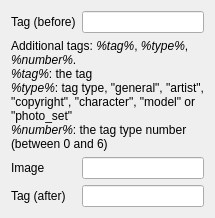
      <widget class="QWidget" name="pageCommands">
       <layout class="QFormLayout" name="formLayout_18">
        <property name="fieldGrowthPolicy">
         <enum>QFormLayout::AllNonFixedFieldsGrow</enum>
        </property>
        <item row="2" column="0">
         <widget class="QLabel" name="label_3">
          <property name="text">
           <string>Image</string>
          </property>
         </widget>
        </item>
        <item row="2" column="1">
         <widget class="QLineEdit" name="lineCommandsImage"/>
        </item>
        <item row="3" column="0">
         <widget class="QLabel" name="label_47">
          <property name="text">
           <string>Tag (after)</string>
          </property>
         </widget>
        </item>
        <item row="3" column="1">
         <widget class="QLineEdit" name="lineCommandsTagAfter"/>
        </item>
        <item row="0" column="0">
         <widget class="QLabel" name="label_36">
          <property name="text">
           <string>Tag (before)</string>
          </property>
         </widget>
        </item>
        <item row="0" column="1">
         <widget class="QLineEdit" name="lineCommandsTagBefore"/>
        </item>
        <item row="1" column="0" colspan="2">
         <widget class="QLabel" name="label_27">
          <property name="text">
           <string>Additional tags: &lt;i&gt;%tag%&lt;/i&gt;, &lt;i&gt;%type%&lt;/i&gt;, &lt;i&gt;%number%&lt;/i&gt;.&lt;br/&gt;&lt;i&gt;%tag%&lt;/i&gt;: the tag&lt;br/&gt;&lt;i&gt;%type%&lt;/i&gt;: tag type, &quot;general&quot;, &quot;artist&quot;, &quot;copyright&quot;, &quot;character&quot;, &quot;model&quot; or &quot;photo_set&quot;&lt;br/&gt;&lt;i&gt;%number%&lt;/i&gt;: the tag type number (between 0 and 6)</string>
          </property>
          <property name="wordWrap">
           <bool>true</bool>
          </property>
         </widget>
        </item>
       </layout>
      </widget>
